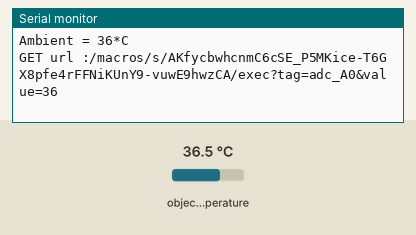
Recording of a sketch running on a simulated ESP8266 (NodeMCU). Parts: the last lines printed to the serial monitor. The inputs (shaded band) are chosen by the test bench; at power-on: object temperature 36.5 °C. WiFi joins after 1.5 s; servers stay silent unless stated.

Above: at 2.9 s.
3.0 s: object temperature set to 20 °C
At 3.37 s:
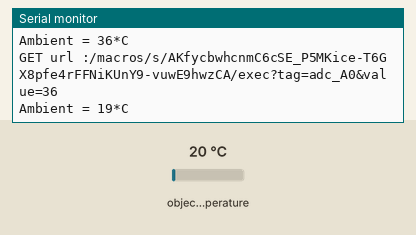
4.9 s: object temperature set to 26 °C
At 5.5 s:
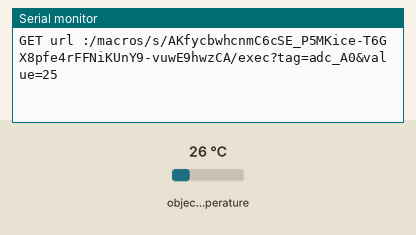
Timing chart, 0 to 7.9 s (numbered marks = the images above; inputs shaded):
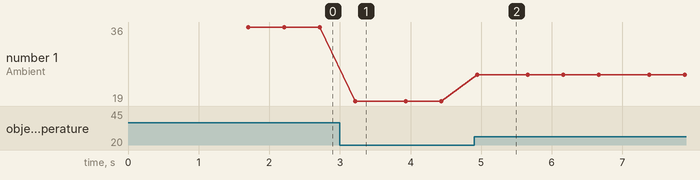

Measured:
- after the input at 3.0 s, the serial monitor: prints a new line after 0.22 s (image 1)
- after the input at 4.9 s, the serial monitor: prints a new line at once (image 2)
- plotted number 1: 36 → 19 after the input at 3.0 s, 19 → 25 after the input at 4.9 s

The sketch:

PostDataToGoogleSheet.ino
```cpp
#include <ESP8266WiFi.h>
#include "HTTPSRedirect.h"
#include <Wire.h>
#include <Adafruit_MLX90614.h>

// Fill ssid and password with your network credentials
const char* ssid = "hidden";
const char* password = "qwerty12";

const char* host = "script.google.com";
const int httpsPort = 443;
const char *GScriptId = "AKfycbwhcnmC6cSE_P5MKice-T6GX8pfe4rFFNiKUnY9-vuwE9hwzCA";

// Write to Google Spreadsheet
String url = String("/macros/s/") + GScriptId + "/exec?tag=adc_A0&value=";

String payload = "";

HTTPSRedirect* client = nullptr;
// used to store the values of free stack and heap
// before the HTTPSRedirect object is instantiated
// so that they can be written to Google sheets
// upon instantiation

const int analog_ip = A0;
int inputVal  = 0;
Adafruit_MLX90614 mlx = Adafruit_MLX90614();

void setup() {
  Serial.begin(115200);
  Serial.flush();

  Serial.println();
  Serial.print("Connecting to wifi: ");
  Serial.println(ssid);
  Wire.begin(D1,D2);
  // flush() is needed to print the above (connecting...) message reliably,
  // in case the wireless connection doesn't go through
  Serial.flush();

  WiFi.begin(ssid, password);
  while (WiFi.status() != WL_CONNECTED) {
    delay(500);
    Serial.print(".");
  }
  Serial.println("");
  Serial.println("WiFi connected");
  Serial.println("IP address: ");
  Serial.println(WiFi.localIP());

  // Use HTTPSRedirect class to create a new TLS connection
  client = new HTTPSRedirect(httpsPort);
  client->setPrintResponseBody(true);
  client->setContentTypeHeader("application/json");

  Serial.print("Connecting to ");
  Serial.println(host);

  // Try to connect for a maximum of 5 times
  bool flag = false;
  for (int i=0; i<5; i++){
    int retval = client->connect(host, httpsPort);
    if (retval == 1) {
       flag = true;
       break;
    }
    else
      Serial.println("Connection failed. Retrying...");
  }

  if (!flag){
    Serial.print("Could not connect to server: ");
    Serial.println(host);
    Serial.println("Exiting...");
    return;
  }

  payload = "tag=aaaa&value=122";
  client->POST(url, host, payload, false);
  client->GET(url, host);
}

void loop() {
  static int connect_count = 0;
  static bool flag = false;


  Serial.print("Ambient = ");
  inputVal = mlx.readObjectTempC();
  Serial.print(inputVal);
  Serial.println("*C");

  String myString = String(inputVal);
  String FinalStringToSend;
  FinalStringToSend = url + myString;


  if (client != nullptr){
    if (!client->connected()){
      client->connect(host, httpsPort);
      payload= "";
       Serial.println("POST Data to Sheet");
//      FinalStringToSend = url + myString;
  Serial.println("POST url :" + FinalStringToSend);
  client->POST(FinalStringToSend, host, payload);
    }
  }
  else{
  Serial.println(" >> Failed to POST data");
  }
  Serial.println("GET url :"+FinalStringToSend);
  client->GET(FinalStringToSend, host);

  delay(500);

}
```
